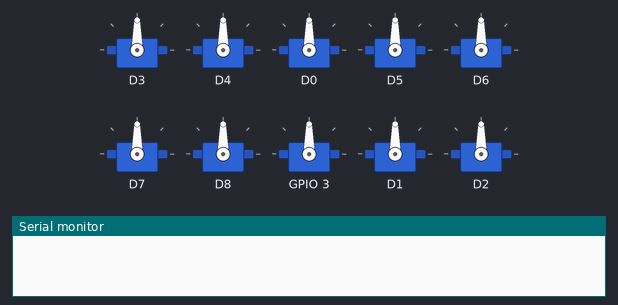
This sketch was run on a simulated ESP8266 (Wemos D1 mini). Parts: 10 × servo, the last lines printed to the serial monitor. Random numbers use the default seed unless the sketch sets one.

Above: at 0.0 s.
At 4.82 s:
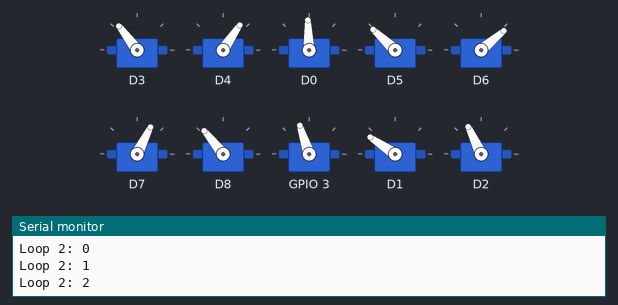
At 9.83 s:
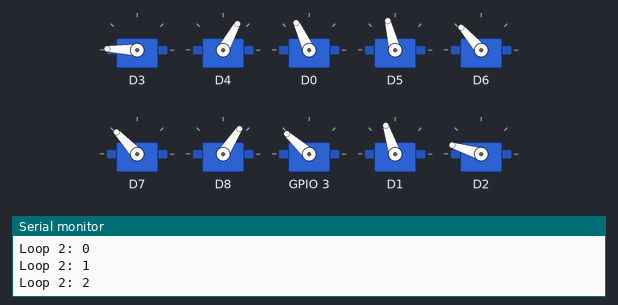
At 19.83 s:
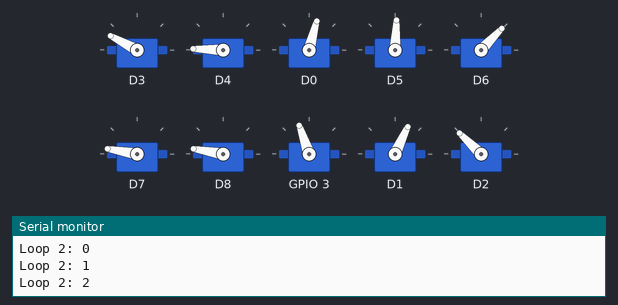
At 29.84 s:
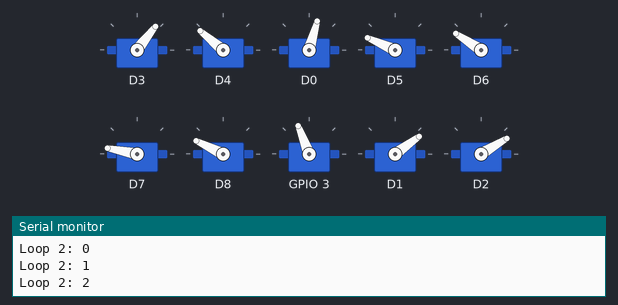
At 39.84 s:
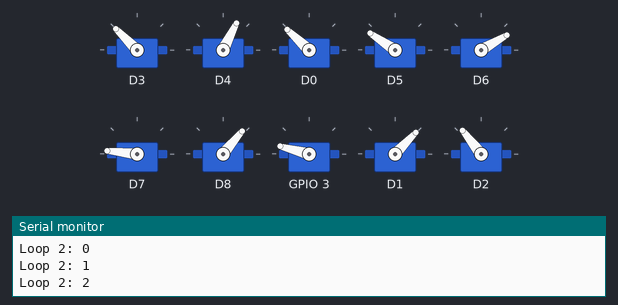
Timing chart, 0 to 40.0 s (numbered marks = the images above):
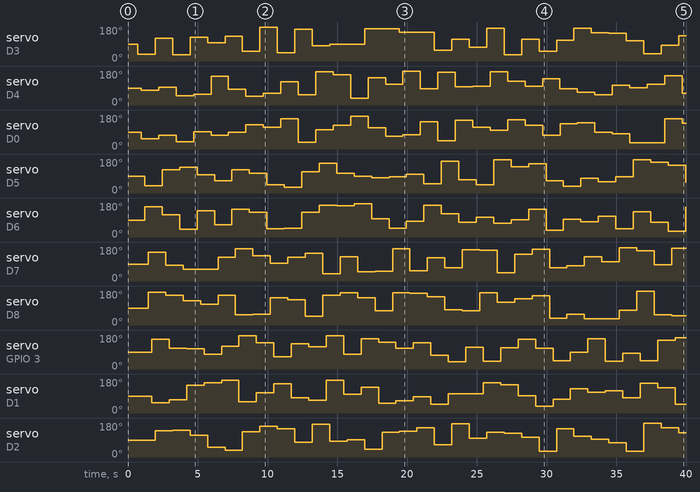

Measured:
- by itself, servo on D3: 90° → 37° at 0.70 s, → 120° 1.3 s later, → 33° 1.3 s later, → 127° 1.3 s later, … (32 changes in this stretch)
- by itself, servo on D4: 90° → 79° at 0.95 s, → 95° 1.3 s later, → 49° 1.3 s later, → 56° 1.3 s later, … (32 changes in this stretch)
- by itself, servo on D5: 90° → 38° at 1.2 s, → 122° 1.3 s later, → 137° 1.3 s later, → 97° 1.3 s later, … (32 changes in this stretch)
- by itself, servo on D6: 90° → 160° at 1.2 s, → 117° 1.3 s later, → 40° 1.3 s later, → 140° 1.3 s later, … (32 changes in this stretch)
- by itself, servo on D7: 90° → 152° at 1.5 s, → 83° 1.3 s later, → 63° 1.3 s later, → 125° 2.5 s later, … (30 changes in this stretch)
- by itself, servo on D8: 90° → 174° at 1.5 s, → 157° 1.3 s later, → 129° 1.3 s later, → 109° 1.3 s later, … (31 changes in this stretch)

The sketch:

halloween-pumpkin-eyes.ino
```cpp
/*
 * halloween-pumpkin-eyes.ino
 *
 * Creepy Pumpkin Eyes Halloween project
 *
 * Version: 1.0.0
 * Author: Markus Haack (http://github.com/mhaack)
 */

#include <Servo.h>

Servo servos[10];

const int initPos = 90;
const int minPos = 30;
const int maxPos = 180;
int pos = 0;

void setup() {
    Serial.begin(115200);
    servos[0].attach(D3);
    servos[1].attach(D4);
    servos[2].attach(D0);
    servos[3].attach(D5);
    servos[4].attach(D6);
    servos[5].attach(D7);
    servos[6].attach(D8);
    servos[7].attach(RX);
    servos[8].attach(D1);
    servos[9].attach(D2);

    for (int i = 0; i < 10; i++) {
        servos[i].write(initPos);
    }
    delay(700);
}
void loop() {
    for (int i = 0; i < 1000; i++) { // performs the loop 1000 times, loop is ~0.3 sec, 1000 loops is ~5 min
        Serial.print("Loop 1: ");
        Serial.println(i);
        for (int j = 0; j < 10; j++) {
            Serial.print("Loop 2: ");
            Serial.println(j);
            pos = random(minPos, maxPos);
            servos[j].write(pos);
            if (j % 2 == 0) {
                delay(250);
            }
        }
    }

    Serial.println("Loop done");
    delay(60000); // 1 min delay until loop starts again
}
```
